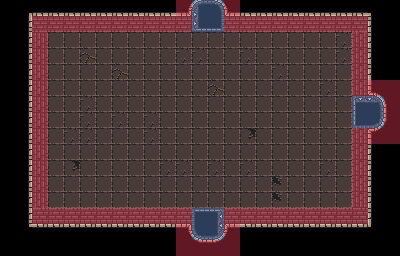

This game map was drawn from its Tiled (.tmx) file and the tilesets committed beside it. A one-line description and the trimmed map source follow:
An orthogonal 25x16 tile map with 16x16 px tiles, 3 tile layers (Tile Layer 1, wall meta, door meta), 2 tilesets.

<map version="1.8" tiledversion="1.8.4" orientation="orthogonal" renderorder="right-down" width="25" height="16" tilewidth="16" tileheight="16" infinite="0" nextlayerid="5" nextobjectid="1">
 <tileset firstgid="1" source="0x72_DungeonTilesetII_v1.4.tsx" />
 <tileset firstgid="1025" source="MetaSet.tsx" />
 <layer id="1" name="Tile Layer 1" width="25" height="16">
  <data>[400 cells, 353 non-empty, 18 distinct tile ids]</data>
 </layer>
 <layer id="3" name="wall meta" width="25" height="16" opacity="0.4">
  <data>[400 cells, 72 non-empty, 1 distinct tile ids]</data>
 </layer>
 <layer id="4" name="door meta" width="25" height="16" opacity="0.4">
  <data>[400 cells, 12 non-empty, 1 distinct tile ids]</data>
 </layer>
</map>
